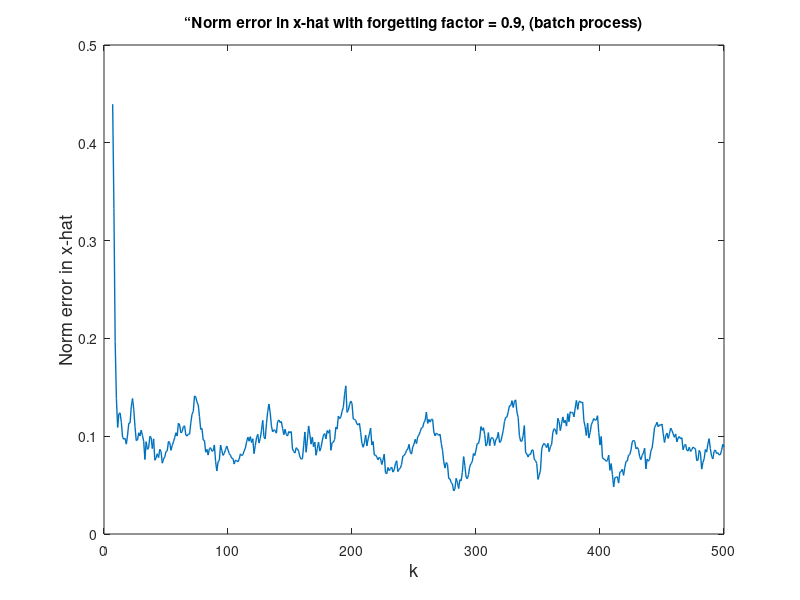

The MATLAB source for this figure:
load DataHW07_Prob5.mat  

A_k = [];
x_hat = [];
Y_k = [];
R_k = [];
E_k = [];
flag =0;
lambda = 0.9;

for i = 1:length(x_actual)
    A_k = [A_k;cell2mat(C(i))];
    Y_k = [Y_k;cell2mat(y(i))];
    R_k = blkdiag((lambda^(i-1))*eye(3),R_k);
    if(flag==0 && rank(A_k)>=20)
        n = i;
        flag = 1;
        tstart = tic;
    end
    if(flag==1)
        x = cell2mat(x_actual(i));
        sol_now = inv(A_k'*R_k*A_k)*A_k'*R_k*Y_k;
        x_hat = [x_hat;sol_now];
        err = sqrt((sol_now-x)'*(sol_now-x));
        E_k = [E_k;err];
    end
end
total_time = toc(tstart);
fig = figure('visible','on');
plot(n:length(x_actual),E_k,'LineWidth',1.0)
ylabel('Norm error in x-hat','FontSize',13)
xlabel('k','FontSize',13)
title("“Norm error in x-hat with forgetting factor = 0.9, (batch process)")
saveas(fig, "q5_plot2.png")
